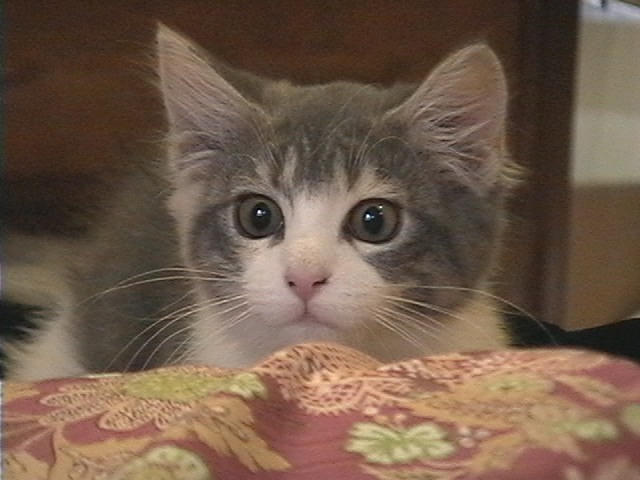
//> input picture bin/sample.jpg, 640 x 480 px
$ ./sp9-skeleton ../bin/sample.jpg out.png   (built with g++ and OpenCV 4)
//> lines starting //> are read from the running program, lines starting //| are printed output that depends on the picture; after the words box and inside, x2 and y2 are one past the last pixel; in counts of white or black regions, pixels touching at a corner belong together
/*
Author              :D.Kuwahara, modified by K.Nakajima
First Created date  :2018/10/31, modified 2018/11/06
Version             :1.1
Contents(Japanese)  :細線化処理を行うプログラム
*/
#include<opencv2/opencv.hpp>
#include<iostream>
using namespace std;

/*データ型を作成*/
typedef vector<vector<uchar>> Filter;   //3*3のフィルタを格納するデータ型

/*関数プロトタイプ*/

//入力されたMatデータにおける，注目画素(x,y)の周囲3*3に存在するフィルタをvectorに入れて返す関数
inline void extractFilter(const int x, const int y, const cv::Mat &src, Filter &dst);

//入力されたフィルタ2種類が同じかどうかを比較する関数
inline bool compareFilter(const Filter &p1, const Filter &p2, const unsigned char wildNumber);

//削除される対象のピクセルであるかを確認する関数
inline bool isdeletePixel(const int x, const int y, const cv::Mat &src,
        const vector<Filter> &deletePattern,const vector<Filter> &undeletePattern);

//並列法を用いて細線化を行う関数
inline void skeleton(const cv::Mat &Image, cv::Mat &dst);

/*関数実装*/
int main(int argc, char* argv[])
{
	if(argc < 3){
        cerr << "引数は3個以上必要です．" << endl << "使用例:" << argv[0] << " input.jpg output.jpg" << endl;
		return -1;
	}
	// 画像の読み込み
	cv::Mat grayimg = cv::imread(argv[1], cv::IMREAD_GRAYSCALE);
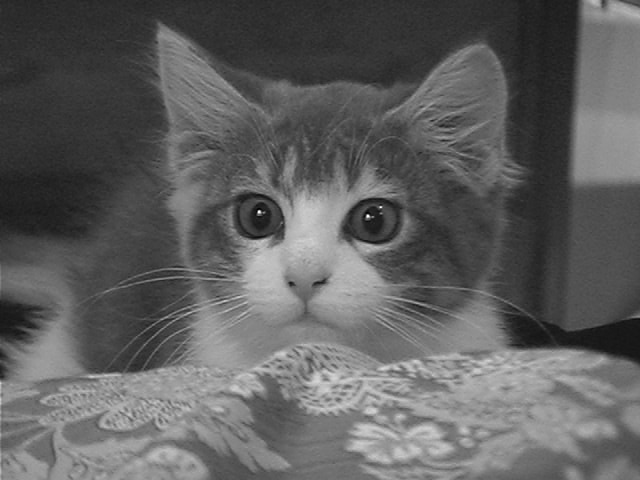
//> grayimg: 480 rows x 640 cols, CV_8UC1; min 0, max 255, mean 95.4
	if( grayimg.empty() ){
		cout << "can't read " << argv[1] << endl;
		return -1;
	}
    /*念のための2値化*/
    cv::Mat binary;
    cv::threshold(grayimg, binary, 128, 255, cv::THRESH_BINARY);
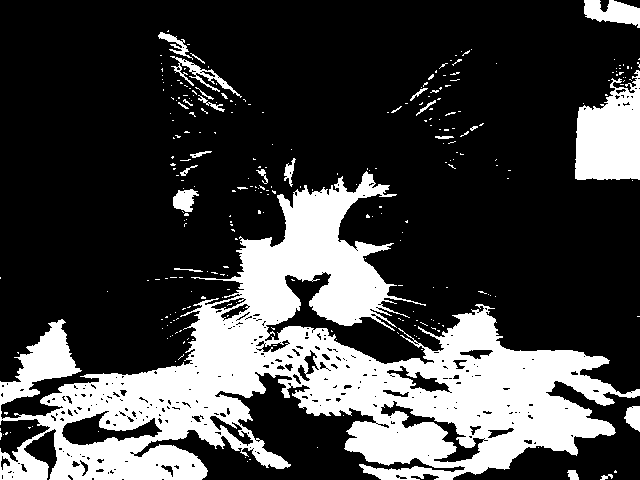
//> binary: 480 rows x 640 cols, CV_8UC1; 26.2% white; 276 white regions (251 under 20 px), largest, box (x1, y1, x2, y2) and area: (0, 171, 640, 480) 70803, (575, 70, 640, 180) 5266, (584, 0, 640, 28) 1017

    /*画像の細線化*/
    cv::Mat output;
    skeleton(binary, output);

    /*画像の表示*/
    cv::imshow("Input", grayimg);
    cv::imshow("Binary", binary);
    cv::imshow("Skelton", output);
    /*キーが押されるまで待機*/
    cv::waitKey();
    /*作成した細線化画像の保存*/
    cv::imwrite(string(argv[2]), output);
    return 0;
}

/*
入力されたMatデータにおける，注目画素(x,y)の周囲3*3に存在するフィルタをvectorに入れて返す関数
引数    x               :注目画素のx座標
引数    y               :注目画素のy座標
引数    src             :フィルタを取り出すMatデータ
引数    dst             :フィルタを格納する変数(格納順番はy,x)
*/
inline void extractFilter(const int x, const int y, const cv::Mat &src, Filter &dst){
    /*フィルタの取り出し*/
    for(int i=y-1;i<=y+1;i++){
        const unsigned char* p=src.ptr(i);
        for(int j=x-1;j<=x+1;j++){
            dst[i-y+1][j-x+1]=p[j];
        }
    }
}

/*
入力されたフィルタ2種類が同じかどうかを比較する関数
引数    p1              :１つ目の比較するフィルタ
引数    p2              :２つ目の比較するフィルタ
引数    wildNumber      :なんの数字が来ても正しいと判定される数
戻り値                  :p1,p2が同じであればtrue,そうでなければfalseを返す
*/
inline bool compareFilter(const Filter &p1, const Filter &p2, const unsigned char wildNumber){
    /*同じデータか確認*/
    for(int i=0;i<(int)p1.size();i++){
        for(int j=0;j<(int)p1[i].size();j++){
            //ワイルドナンバーでない　かつ　2つのフィルタの値が違う場合には，falseを返す
            if(p1[i][j]!=p2[i][j] && p1[i][j]!=wildNumber && p2[i][j]!=wildNumber) return false;
        }
    }
    return true;
}

/*
削除される対象のピクセルであるかを確認する
引数    x               :注目画素のx座標
引数    y               :注目画素のy座標
引数    src             :変換元の2値(0,255)画像データを格納するMat
引数    deletePattern   :削除対象となるフィルタパターン
引数    undeletePattern :削除対象となったフィルタで，削除しない場合のフィルタパターン
戻り値                  :trueは削除対象，falseは削除対象ではない
*/
inline bool isdeletePixel(const int x, const int y, const cv::Mat &src,
        const vector<Filter> &deletePattern,const vector<Filter> &undeletePattern){
    Filter filter{                //フィルタ格納用変数
        {100,100,100},
        {100,100,100},
        {100,100,100}
    };
    //注目画素からフィルタを抽出
    extractFilter(x,y,src,filter);
    //削除パターンとのマッチング
    bool match_flag=false;
    //削除する場合のフィルタとマッチするか?
    for(int i=0;i<(int)deletePattern.size();i++){
        //ワイルドナンバーを127に設定して削除する場合のフィルタとマッチするかを確認する
       if(compareFilter(filter,deletePattern[i],127)){
           match_flag=true;
       }
    }
    if(!match_flag) return false;
    //例外的に削除しないフィルタに合致していないか
    for(int i=0;i<(int)undeletePattern.size();i++){
        //ワイルドナンバーを127に設定して削除する場合のフィルタとマッチするかを確認する
        if(compareFilter(filter,undeletePattern[i],127)) return false;
    }
    return true;
}

/*
並列法を用いて細線化を行う関数
引数    src             :変換元の2値(0,255)画像データを格納するMat
引数    dst             :変換後の画像データを格納するMat
*/
inline void skeleton(const cv::Mat &src, cv::Mat &dst){
    /*引数の処理*/
    if(src.empty()){
        //引数が空の場合
        cerr << __func__ << ":引数が空です．" << endl;
    }
    /*削除する場合のフィルタを格納した定数を定義 array[Y座標][X座標]でアクセス可能*/
    const vector<Filter> deleteFilter1{
        {
            {127,255,127},
            {127,  0,127},
            {127,127,127}
        },
        {
            {127,127,127},
            {127,  0,255},
            {127,127,127}
        }

    };
    const vector<Filter> deleteFilter2{
        {
            {127,127,127},
            {127,  0,127},
            {127,255,127}
        },
        {
            {127,127,127},
            {255,  0,127},
            {127,127,127}
        }

    };

    /*削除する場合の例外のフィルタを格納した定数を定義 array[Y座標][X座標]でアクセス可能*/
    const vector<Filter> undeleteFilter1{
        {
            {127,255,127},
            {127,  0,  0},
            {127,  0,255}
        },
        {
            {255,  0,127},
            {  0,  0,255},
            {127,127,127}
        },
        {
            {127,127,127},
            {255,  0,255},
            {127,  0,127}
        },
        {
            {127,255,127},
            {  0,  0,127},
            {127,255,127}
        },
        {
            {127,  0,127},
            {255,  0,255},
            {127,127,127}
        },
        {
            {127,255,127},
            {127,  0,  0},
            {127,255,127}
        },
        {
            {127,127,127},
            {255,  0,127},
            {  0,255,127}
        },
        {
            {  0,255,127},
            {255,  0,127},
            {127,127,127}
        },
        {
            {127,255,  0},
            {127,  0,255},
            {127,127,127}
        },
        {
            {127,127,127},
            {127,  0,255},
            {127,255,  0}
        },
        {
            {255,  0,255},
            {  0,  0,  0},
            {255,127,255}
        },
        {
            {255,  0,255},
            {127,  0,  0},
            {255,  0,255}
        },
        {
            {255,127,255},
            {  0,  0,  0},
            {255,  0,255}
        },
        {
            {255,  0,255},
            {  0,  0,127},
            {255,  0,255}
        }
    };
    const vector<Filter> undeleteFilter2{
        {
            {255,  0,127},
            {  0,  0,127},
            {127,255,127}
        },
        {
            {127,127,127},
            {255,  0,  0},
            {127,  0,255}
        },
        {
            {127,127,127},
            {255,  0,255},
            {127,  0,127}
        },
        {
            {127,255,127},
            {  0,  0,127},
            {127,255,127}
        },
        {
            {127,  0,127},
            {255,  0,255},
            {127,127,127}
        },
        {
            {127,255,127},
            {127,  0,  0},
            {127,255,127}
        },
        {
            {127,127,127},
            {255,  0,127},
            {  0,255,127}
        },
        {
            {  0,255,127},
            {255,  0,127},
            {127,127,127}
        },
        {
            {127,255,  0},
            {127,  0,255},
            {127,127,127}
        },
        {
            {127,127,127},
            {127,  0,255},
            {127,255,  0}
        },
        {
            {255,  0,255},
            {  0,  0,  0},
            {255,127,255}
        },
        {
            {255,  0,255},
            {127,  0,  0},
            {255,  0,255}
        },
        {
            {255,127,255},
            {  0,  0,  0},
            {255,  0,255}
        },
        {
            {255,  0,255},
            {  0,  0,127},
            {255,  0,255}
        }
    };
    /*細線化処理*/
    cv::Mat verification;               //検証用画像
    cv::Mat renewal=src.clone();        //更新用画像
    bool end_flag=false;            //細線化処理の終了フラグが格納される変数
    while(!end_flag){
        end_flag=true;
        //更新用画像を検証用画像にコピー
        verification=renewal.clone();
        //上と右から検索する場合
        for(int y=1;y<verification.rows-1;y++){
            for(int x=verification.cols-2;x>=1;x--){
                //注目画素が白の場合には，次の画素へと移動する
                if( (verification.ptr(y))[x] != 0 ) continue;
                //削除条件してよい画素か確認
                if(isdeletePixel(x,y,verification,deleteFilter1,undeleteFilter1)){
                    //注目画素を白画素に変換
                    (renewal.ptr(y))[x] = 255;
                    //1つ以上の画素が変更されたので終了しない
                    end_flag=false;
                }
            }
        }
        //上と右からの探査で変更箇所が存在しない場合には，処理を終了
        if(end_flag) break;
        end_flag=true;
        //更新用画像を検証用画像にコピー
        verification=renewal.clone();
        //左と下から検索する場合
        for(int y=verification.rows-2;y>=1;y--){
            for(int x=1;x<verification.cols-1;x++){
                //注目画素が白の場合には，次の画素へと移動する
                if( (verification.ptr(y))[x] != 0 ) continue;
                //削除条件してよい画素か確認
                if(isdeletePixel(x,y,verification,deleteFilter2,undeleteFilter2)){
                    //注目画素を白画素に変換
                    (renewal.ptr(y))[x] = 255;
                    //1つ以上の画素が変更されたので終了しない
                    end_flag=false;
                }
            }
        }
    }
//> this loop made 168 passes
//> pass 1, in skeleton, `verification=renewal.clone();`:
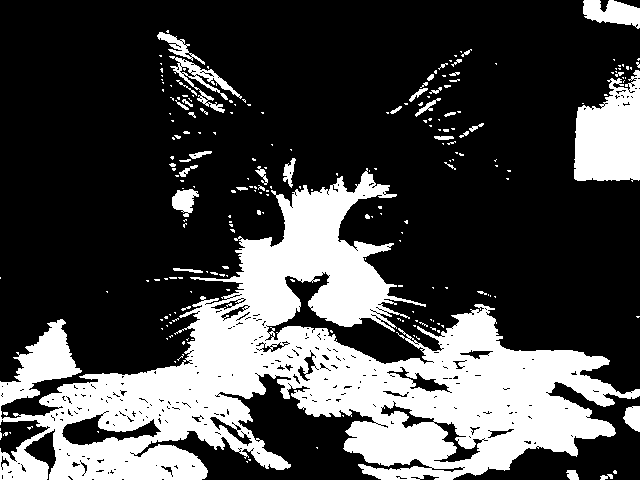
//> verification: 480 rows x 640 cols, CV_8UC1; 28.2% white; 220 white regions (177 under 20 px), largest, box (x1, y1, x2, y2) and area: (0, 168, 640, 480) 74892, (574, 70, 640, 182) 5525, (583, 0, 640, 29) 1097
//> pass 2, in skeleton, `verification=renewal.clone();`:
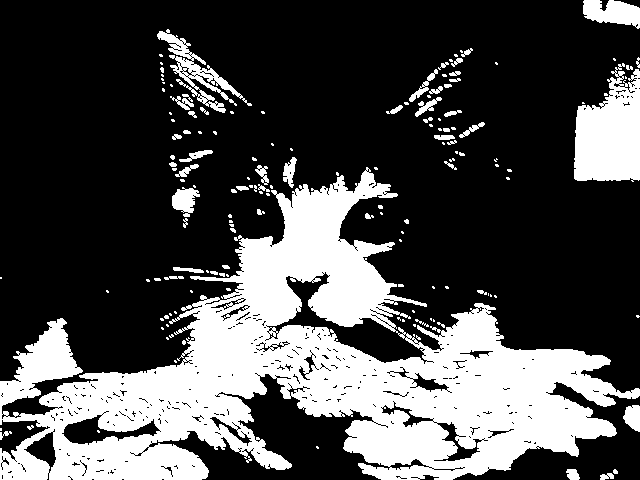
//> verification: 480 rows x 640 cols, CV_8UC1; 29.9% white; 151 white regions (96 under 20 px), largest, box (x1, y1, x2, y2) and area: (0, 167, 640, 480) 78465, (574, 63, 640, 182) 5704, (157, 29, 252, 113) 1777
//> pass 2, in skeleton, `verification=renewal.clone();`:
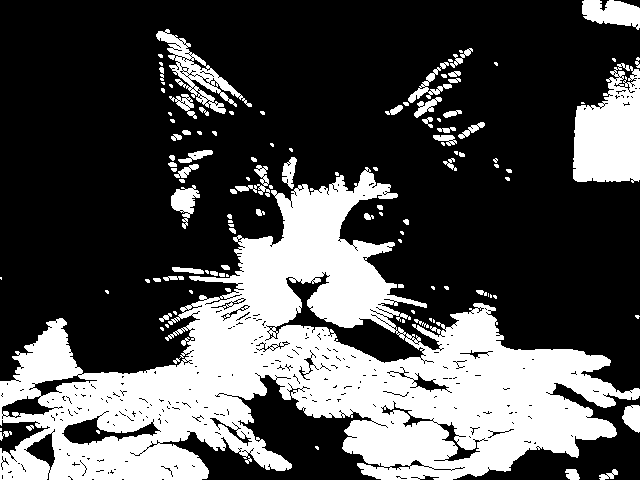
//> verification: 480 rows x 640 cols, CV_8UC1; 31.4% white; 114 white regions (55 under 20 px), largest, box (x1, y1, x2, y2) and area: (0, 167, 640, 480) 81199, (573, 63, 640, 183) 5950, (156, 29, 252, 114) 2030
//> pass 3, in skeleton, `verification=renewal.clone();`:
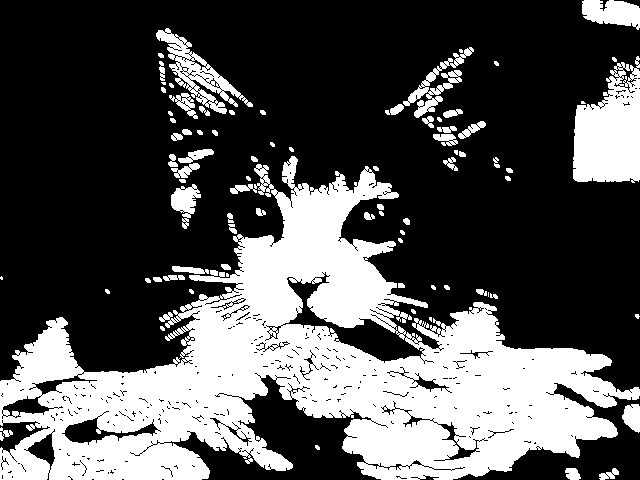
//> verification: 480 rows x 640 cols, CV_8UC1; 32.8% white; 80 white regions (26 under 20 px), largest, box (x1, y1, x2, y2) and area: (0, 156, 640, 480) 84849, (573, 56, 640, 183) 6069, (156, 28, 253, 114) 2243
//> after the loop:
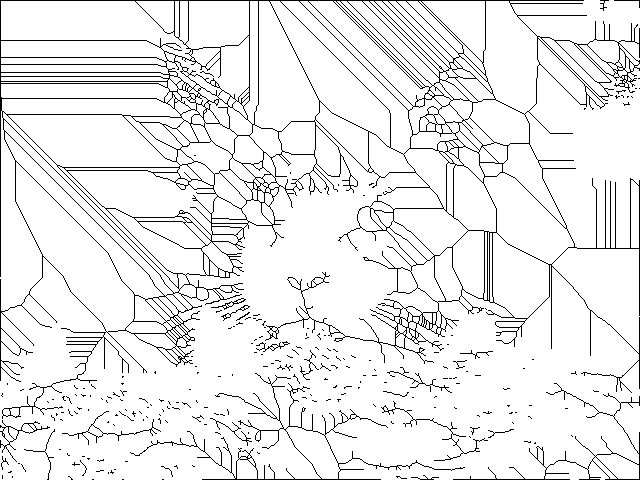
//> verification: 480 rows x 640 cols, CV_8UC1; 92.7% white; black in thin lines or dots
//> after the loop, end_flag = true
    /*出力用のMatに細線化済みのMatを代入*/
    dst=verification.clone();
}
